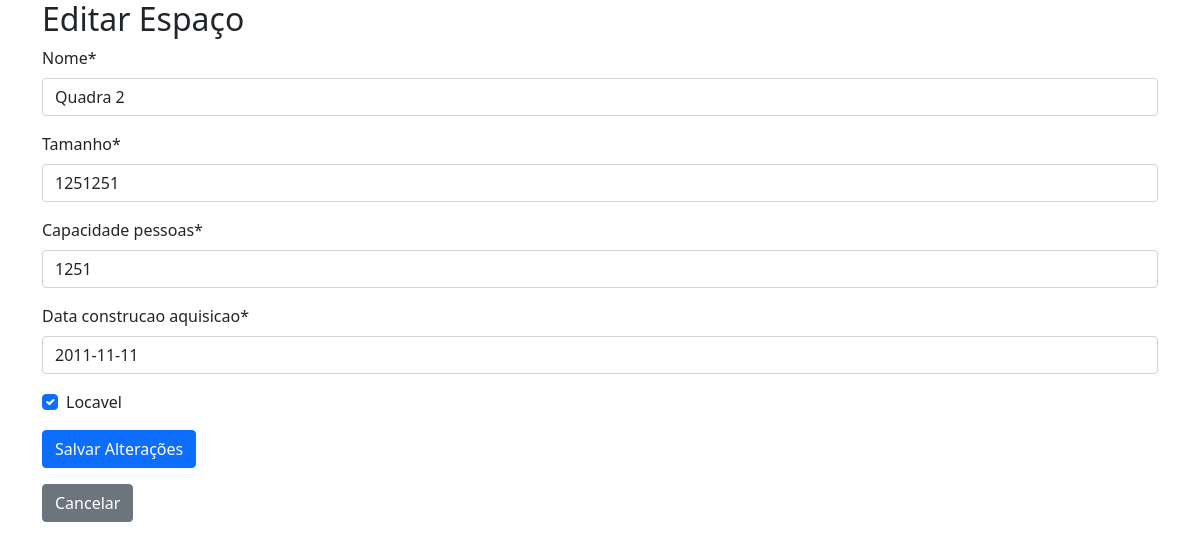
The app's page /espacos/6/editar/ with its own data.
### clube/models.py (models this page shows, shortened)
class EspacoLocavel(models.Model):
    nome = models.CharField(max_length=100)
    tamanho = models.IntegerField()
    capacidade_pessoas = models.IntegerField()
    data_construcao_aquisicao = models.DateField()
    locavel = models.BooleanField(default=True)

### clube/views.py (the view, shortened to what this page needs)
# urls.py: path('espacos/<int:pk>/editar/', EspacoUpdateView.as_view(), name='espaco_edit'),
class EspacoUpdateView(UpdateView):
    model = EspacoLocavel
    form_class = EspacoForm
    template_name = 'espaco/espaco_edit.html'

### clube/forms.py
class EspacoForm(forms.ModelForm):
    class Meta:
        model = EspacoLocavel
        fields = '__all__'

### clube/templates/espaco/espaco_edit.html (shortened to what this page needs)
{% load crispy_forms_tags %}
<head>
    <link href="https://cdn.jsdelivr.net/npm/bootstrap@5.0.2/dist/css/bootstrap.min.css" rel="stylesheet">
</head>
<body>
    <div style="padding-bottom: 15px;" class="container">
        <h2>Editar Espaço</h2>
        <form method="post" enctype="multipart/form-data">
            {{ form|crispy }}
            <button class="btn btn-primary" type="submit">Salvar Alterações</button>
        </form>
        <a class="btn btn-secondary" href="{% url 'espaco_list'  %}">Cancelar</a>
    </div>
</body>

### records on screen
EspacoLocavel: nome "Quadra 2", tamanho "1251251", capacidade_pessoas "1251", data_construcao_aquisicao "2011-11-11", locavel "☑"
